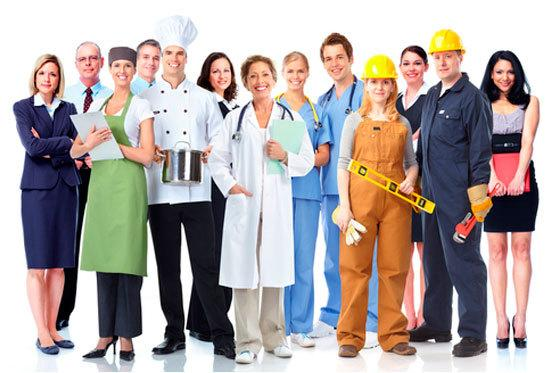
#> input picture test.jpeg, 560 x 373 px
$ python face_detect.py   (older library calls are emulated)
#> lines starting #> are read from the running program, lines starting #| are printed output that depends on the picture; after the words box and inside, x2 and y2 are one past the last pixel; in counts of white or black regions, pixels touching at a corner belong together
import cv2
import sys
count=1;
# Get user supplied values
imagePath = "test.jpeg"
cascPath = "haarcascade_frontalface_default.xml"
imageDict={}
# Create the haar cascade
faceCascade = cv2.CascadeClassifier(cascPath)

# Read the image
image = cv2.imread(imagePath)
#> image is the input picture: shape (373, 560, 3); mean B, G, R 166.1, 168.3, 177.3
#print("Image : ",image)
gray = cv2.cvtColor(image, cv2.COLOR_BGR2GRAY)
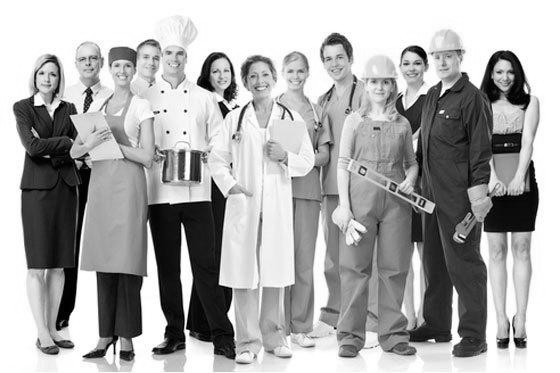
#> gray: shape (373, 560); min 0, max 255, mean 170.7
print("color :",gray)
#> (printed output is left out)
# Detect faces in the image
faces = faceCascade.detectMultiScale(
    gray,
    scaleFactor=1.1,
    minNeighbors=3,
    minSize=(30, 30),
    #flags = cv2.cv.CV_HAAR_SCALE_IMAGE
)
#> faces = 15 rows, first 6: [157, 40, 35, 35], [71, 46, 34, 34], [134, 44, 34, 34], [316, 44, 38, 38], [426, 44, 34, 34], [105, 52, 34, 34]

print("Found {0} faces!".format(len(faces)))
#| Found 15 faces!

# Draw a rectangle around the faces
for (x, y, w, h) in faces:

    imageDict[count]=x,y
    cv2.rectangle(image, (x, y), (x+w, y+h), (0, 255, 0), 2)
    count=count+1
#> this loop made 15 passes
#> (x, y, w, h) on passes 1 to 12: (157, 40, 35, 35), (71, 46, 34, 34), (134, 44, 34, 34), (316, 44, 38, 38), (426, 44, 34, 34), (105, 52, 34, 34), (395, 51, 34, 34), (205, 58, 34, 34), (278, 58, 34, 34), (488, 59, 34, 34), (30, 61, 33, 33), (242, 62, 36, 36)
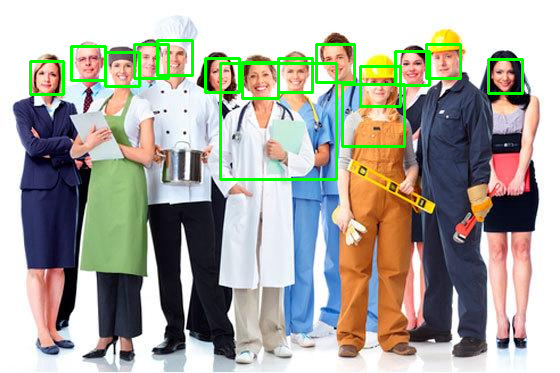
#> image: shape (373, 560, 3); 3.39% of pixels changed, all inside (x1, y1, x2, y2) = (29, 39, 524, 181)
#> after the loop, count = 16; imageDict = 15 items
cv2.imshow("Faces found", image)
print("Images Data: ",imageDict)
#> (printed output is left out)
cv2.waitKey(0)
